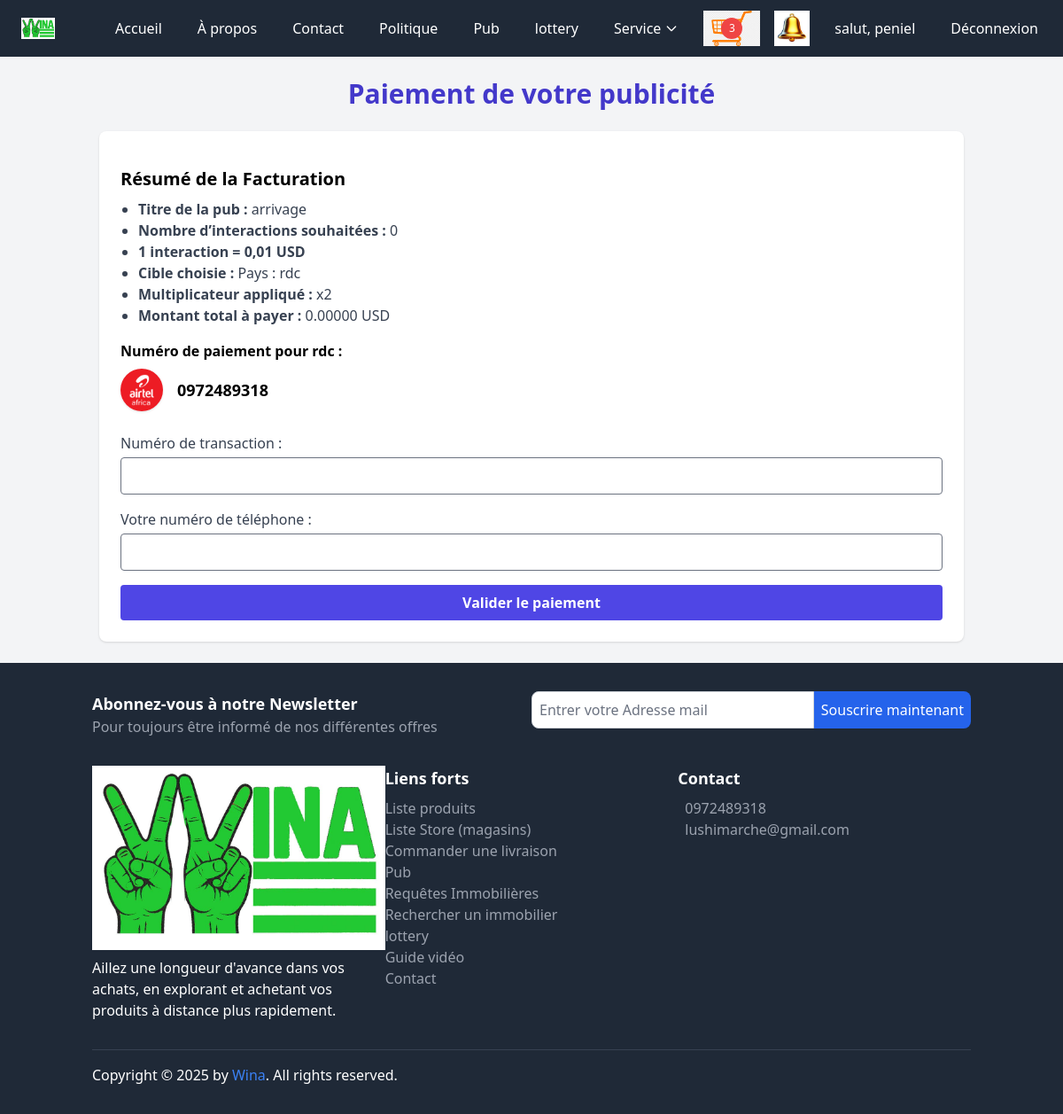
Screenshot of /advertisements/1/paiement/ (signed in) with the database file from the repository.
### core/models.py (models this page shows, shortened)
class Cart(models.Model):
    user = models.ForeignKey(settings.AUTH_USER_MODEL, on_delete=models.CASCADE, related_name='carts')
    country = models.ForeignKey(Country, on_delete=models.CASCADE, related_name='carts')
    created_at = models.DateTimeField(auto_now_add=True)
    is_ordered = models.BooleanField(default=False)
    is_active = models.BooleanField(default=True)
    def get_item_count(self):
        return sum(item.quantity for item in self.items.all())

class CartItem(models.Model):
    cart = models.ForeignKey(Cart, on_delete=models.CASCADE, related_name='items')
    product = models.ForeignKey(Product, on_delete=models.CASCADE)
    quantity = models.PositiveIntegerField(default=1)  # Définir un valeur par défaut de 1

class CustomUser(AbstractUser):
    email = models.EmailField(unique=True)
    profile_pic = models.ImageField(upload_to="p_img", blank=True, null=True)
    address = models.CharField(max_length=50, blank=True, null=True)
    phone = models.CharField(max_length=11, blank=True, null=True)
    commune = models.CharField(max_length=50, blank=True, null=True)
    city = models.ForeignKey(City, on_delete=models.SET_NULL, null=True, blank=True)
    country = models.ForeignKey(Country, on_delete=models.SET_NULL, null=True, blank=True)
    interests = models.TextField(blank=True, null=True)
    USERNAME_FIELD = 'email'
    REQUIRED_FIELDS = ['username']

class Advertisement(models.Model):
    MEDIA_CHOICES = [
        ('image', 'Image'),
        ('video', 'Vidéo'),
    ]
    user = models.ForeignKey(
        settings.AUTH_USER_MODEL,
        on_delete=models.CASCADE,
        related_name='advertisements'
    )
    title = models.CharField(max_length=255)
    description = models.TextField()
    media_type = models.CharField(max_length=10, choices=MEDIA_CHOICES)
    media_file = models.FileField(upload_to='ads/')
    thumbnail_url = models.ImageField(upload_to='thumbnails/', null=True, blank=True)
    url = models.URLField(blank=True, null=True)
    slug = models.SlugField(unique=True, blank=True)
    likes_count = models.PositiveIntegerField(default=0)
    comments_count = models.PositiveIntegerField(default=0)
    shares_count = models.PositiveIntegerField(default=0)
    visits_count = models.PositiveIntegerField(default=0)
    created_at = models.DateTimeField(auto_now_add=True)
    target_all_users = models.BooleanField(default=True)
    target_country = models.ForeignKey('Country', on_delete=models.SET_NULL, null=True, blank=True, related_name='ads_targeted')
    target_city = models.ForeignKey('City', on_delete=models.SET_NULL, null=True, blank=True, related_name='ads_targeted')
    store = models.ForeignKey('Store', on_delete=models.SET_NULL, null=True, blank=True, related_name='ads')
    max_likes = models.PositiveIntegerField(blank=True, null=True)
    max_shares = models.PositiveIntegerField(blank=True, null=True)
    max_comments = models.PositiveIntegerField(blank=True, null=True)
    max_interactions = models.PositiveIntegerField(
        blank=True, null=True,
        help_text="Valeur identique appliquée à chaque type : likes, shares, comments"
    )
    is_active = models.BooleanField(default=True)

class NumeroPaye(models.Model):
    country = models.OneToOneField("Country", on_delete=models.CASCADE, related_name="numero_paye")
    nom = models.CharField(max_length=100)
    image = models.ImageField(upload_to='numeropaye/')
    numero_paye = models.CharField(max_length=30)  # Ex: numéro Airtel, M-Pesa, Orange...

class Country(models.Model):
    name = models.CharField(max_length=100, unique=True)
    flag = models.ImageField(upload_to='flags/')

### base/views.py (the view, shortened to what this page needs)
# urls.py: path('advertisements/<int:ad_id>/paiement/', views.advertisement_payment_view, name='advertisement_payment'),
@login_required
def advertisement_payment_view(request, ad_id):
    ad = get_object_or_404(Advertisement, id=ad_id, user=request.user)
    conversion = PointConversion.objects.first()
    conversion_rate = conversion.conversion_rate if conversion else Decimal('0.00')
    base_interactions = ad.max_interactions or 0
    if ad.target_all_users:
        cible = "Tous les utilisateurs"
        multiplicateur = 3
    elif ad.target_country:
        cible = f"Pays : {ad.target_country.name}"
        multiplicateur = 2
    elif ad.target_city:
        cible = f"Ville : {ad.target_city.name}"
        multiplicateur = 1
    else:
        cible = "Non spécifiée"
        multiplicateur = 1
    montant_total = Decimal(base_interactions) * conversion_rate * Decimal('8') * multiplicateur
    numero = NumeroPaye.objects.filter(country=request.user.country).first()
    return render(request, 'base/payment_advertisement.html', {
        'ad': ad,
        'conversion_rate': conversion_rate,
        'base_interactions': base_interactions,
        'cible': cible,
        'multiplicateur': multiplicateur,
        'montant_total': montant_total,
        'numero': numero,
    })

### core/context_processors.py (called while the page is built)
def cart(request):
    if request.user.is_authenticated:
        cart = get_or_create_cart(request.user)
    else:
        cart = None
    return {'cart': cart}

def unread_notifications_count(request):
    if request.user.is_authenticated:
        hidden_ids = UserNotificationHide.objects.filter(user=request.user).values_list('notification_id', flat=True)
        count = Notification.objects.filter(user=request.user, is_read=False).exclude(id__in=hidden_ids).count()
        return {'unread_notifications_count': count}
    return {}

### core/utils.py (called while the page is built)
def get_or_create_cart(user):
    cart, created = Cart.objects.get_or_create(user=user, is_active=True)
    return cart

### base/templates/base/payment_advertisement.html (shortened to what this page needs)
{% extends "base.html" %}
{% block content %}
<div class="container mx-auto p-6">
  <h2 class="text-3xl font-bold text-center text-indigo-700 mb-6">Paiement de votre publicité</h2>
  <div class="bg-white shadow p-6 rounded-lg">
    <h3 class="text-xl font-semibold mt-4 mb-2">Résumé de la Facturation</h3>
    <ul class="list-disc pl-5 text-gray-700">
      <li><strong>Titre de la pub :</strong> {{ ad.title }}</li>
      <li><strong>Nombre d’interactions souhaitées :</strong> {{ base_interactions }}</li>
      <li><strong>1 interaction = 0,01 USD</strong></li>
      <li><strong>Cible choisie :</strong> {{ cible }}</li>
      <li><strong>Multiplicateur appliqué :</strong> x{{ multiplicateur }}</li>
      <li><strong>Montant total à payer :</strong> {{ montant_total }} USD</li>
    </ul>
    {% if numero %}
    <div class="mt-4">
      <p class="font-semibold">Numéro de paiement pour {{ numero.country.name }} :</p>
      <div class="flex items-center gap-4 mt-2">
        <img src="{{ numero.image.url }}" alt="Logo opérateur" class="w-12 h-12 rounded-full shadow">
        <span class="text-lg font-bold">{{ numero.numero_paye }}</span>
      </div>
    </div>
    {% else %}
    <div class="text-red-600 font-semibold mt-4">
      Aucun numéro de paiement disponible pour votre pays.
    </div>
    {% endif %}
    <form method="post" class="mt-6 space-y-4">
      <label class="block">
        <span class="text-gray-700">Numéro de transaction :</span>
        <input type="text" name="transaction_id" class="mt-1 block w-full border px-4 py-2 rounded" required>
      </label>
      <label class="block">
        <span class="text-gray-700">Votre numéro de téléphone :</span>
        <input type="text" name="phone_number" class="mt-1 block w-full border px-4 py-2 rounded" required>
      </label>
      <button type="submit" class="w-full bg-indigo-600 text-white font-semibold py-2 rounded hover:bg-indigo-700">
        Valider le paiement
      </button>
    </form>
  </div>
</div>
{% endblock %}

### templates/base.html (shortened to what this page needs)
{% load static tailwind_tags %}
{% load static %}
<!DOCTYPE html>
<html lang="fr">
<head>
    <link href='https://unpkg.com/boxicons@2.1.4/css/boxicons.min.css' rel='stylesheet'>
    <link rel="stylesheet" href="{% static 'css/dist/styles.css' %}">
    {% tailwind_css %}
</head>
<body class="bg-gray-100">
    <nav class="bg-gray-800 text-white">
        <div class="max-w-7xl mx-auto px-4 py-3 flex justify-between items-center">
            <a href="{% url 'index' %}" class="text-gray hover:underline flex items-center bg-white-800 p-2 rounded">
                <img src="{% static 'img/logoo.png' %}" alt="Logo" class="h-6 mr-2">
            </a>
            <div class="hidden md:flex space-x-4">
                <a href="{% url 'index' %}" class="hover:bg-gray-700 px-3 py-2 rounded">Accueil</a>
                <a href="{% url 'apropos' %}" class="hover:bg-gray-700 px-3 py-2 rounded">À propos</a>
                <a href="{% url 'contact' %}" class="hover:bg-gray-700 px-3 py-2 rounded">Contact</a>
                <a href="{% url 'politique' %}" class="hover:bg-gray-700 px-3 py-2 rounded">Politique</a>
                <a href="{% url 'advertisement_list_wina' %}" class="hover:bg-gray-700 px-3 py-2 rounded">Pub</a>
                <a href="{% url 'lottery_list' %}" class="hover:bg-gray-700 px-3 py-2 rounded">lottery</a>
<div class="relative">
    <button class="hover:bg-gray-700 px-3 py-2 rounded inline-flex items-center" id="immoDropdownButton">
       Service
        <svg class="ml-1 w-4 h-4" fill="none" stroke="currentColor" viewBox="0 0 24 24" xmlns="http://www.w3.org/2000/svg">
            <path stroke-linecap="round" stroke-linejoin="round" stroke-width="2" d="M19 9l-7 7-7-7"></path>
        </svg>
    </button>
</div>
<a href="{% url 'cart_detail_wina' %}" class="relative inline-block">
    <span class="cart-items-count absolute top-1/2 left-1/2 bg-red-500 text-white rounded-full w-6 h-6 flex items-center justify-center text-xs transform -translate-x-1/2 -translate-y-1/2">
        {{ cart.get_item_count }}
    </span>
</a>
{% if user.is_authenticated %}
<a href="{% url 'notifications_list' %}" class="relative inline-block">
    <img src="{% static 'img/belll.jpg' %}" alt="Notifications" class="w-10 h-10">
</a>
{% endif %}
                {% if request.user.is_authenticated %}
                    <a href="{% url 'profile' %}" class="hover:bg-gray-700 px-3 py-2 rounded">salut, {{ request.user.username }}</a>
                    <a href="{% url 'logout' %}" class="hover:bg-gray-700 px-3 py-2 rounded">Déconnexion</a>
                {% else %}
                    <a href="{% url 'signup' %}" class="hover:bg-gray-700 px-3 py-2 rounded">S'inscrire</a>
                    <a href="{% url 'login' %}" class="hover:bg-gray-700 px-3 py-2 rounded">Connexion</a>
                {% endif %}
            </div>
        </div>
    </nav>
      {% block content %}{% endblock content %}
    <footer class="bg-gray-800 text-white py-8">
        <div class="container mx-auto px-4">
            <div class="mb-8">
                <div class="flex flex-col md:flex-row">
                    <div class="md:w-1/2 mb-4 md:mb-0">
                        <h3 class="text-lg font-bold">Abonnez-vous à notre Newsletter</h3>
                        <p class="text-gray-400">Pour toujours être informé de nos différentes offres</p>
                    </div>
                    <div class="md:w-1/2">
                        <form action="https://api.web3forms.com/submit" method="POST" class="flex">
                            <input type="email" name="email" placeholder="Entrer votre Adresse mail" required class="flex-1 p-2 rounded-l-lg border border-gray-300" />
                            <button class="bg-blue-600 text-white p-2 rounded-r-lg">Souscrire maintenant</button>
                        </form>
                    </div>
                </div>
            </div>
            <div class="flex flex-col md:flex-row mb-8">
                <div class="md:w-1/3 mb-4 md:mb-0">
                    <div class="footer-logo mb-2">
                        <img class="img-fluid" src="{% static 'img/logoo.png' %}" alt="">
                    </div>
                    <p>Aillez une longueur d'avance dans vos achats, en explorant et achetant vos produits à distance plus rapidement.</p>
                </div>
                <div class="md:w-1/3 mb-4 md:mb-0">
                    <h3 class="text-lg font-bold">Liens forts</h3>
                    <ul class="mt-2">
                        <li><a href="{% url 'product_list_wina' %}" class="text-gray-400 hover:text-white">Liste produits</a></li>
                        <li><a href="{% url 'store_list_wina' %}" class="text-gray-400 hover:text-white">Liste Store (magasins)</a></li>
                        <li><a href="{% url 'creer_commande' %}" class="text-gray-400 hover:text-white">Commander une livraison</a></li>
                        <li><a href="{% url 'advertisement_list_wina' %}" class="text-gray-400 hover:text-white">Pub</a></li>
                        <li><a href="{% url 'requete_list' %}" class="text-gray-400 hover:text-white">Requêtes Immobilières</a></li>
                        <li><a href="{% url 'requete_create' %}" class="text-gray-400 hover:text-white">Rechercher un immobilier</a></li>
                        <li><a href="{% url 'lottery_list' %}" class="text-gray-400 hover:text-white">lottery</a></li>
                        <li><a href="{% url 'video_list' %}" class="text-gray-400 hover:text-white">Guide vidéo</a></li>
                        <li><a href="{% url 'contact' %}" class="text-gray-400 hover:text-white">Contact</a></li>
                    </ul>
                </div>
                <div class="md:w-1/3">
                    <h3 class="text-lg font-bold">Contact</h3>
                    <div class="mt-2">
                        <p class="flex items-center"><a href="callto:+243 97 24 89 318" class="text-gray-400 hover:text-white">0972489318</a></p>
                        <p class="flex items-center"><a href="mailto:lushimarche@gmail.com" class="text-gray-400 hover:text-white">lushimarche@gmail.com</a></p>
                    </div>
                </div>
            </div>
            <div class="border-t border-gray-700 pt-4">
                <div class="flex justify-between items-center">
                    <div>
                        <p class="mb-0">Copyright © 2025 by <a href="#" class="text-blue-500 hover:underline">Wina</a>. All rights reserved.</p>
                    </div>
                </div>
            </div>
        </div>
    </footer>
</body>
</html>

### rows the page displays
Cart: get_item_count "3"
CustomUser: user.username "peniel"
Advertisement: title "arrivage"
NumeroPaye: country.name "rdc", image (picture), numero_paye "0972489318"

### other values shown
{{ base_interactions }} "0"
{{ cible }} "Pays : rdc"
{{ multiplicateur }} "2"
{{ montant_total }} "0.00000"
